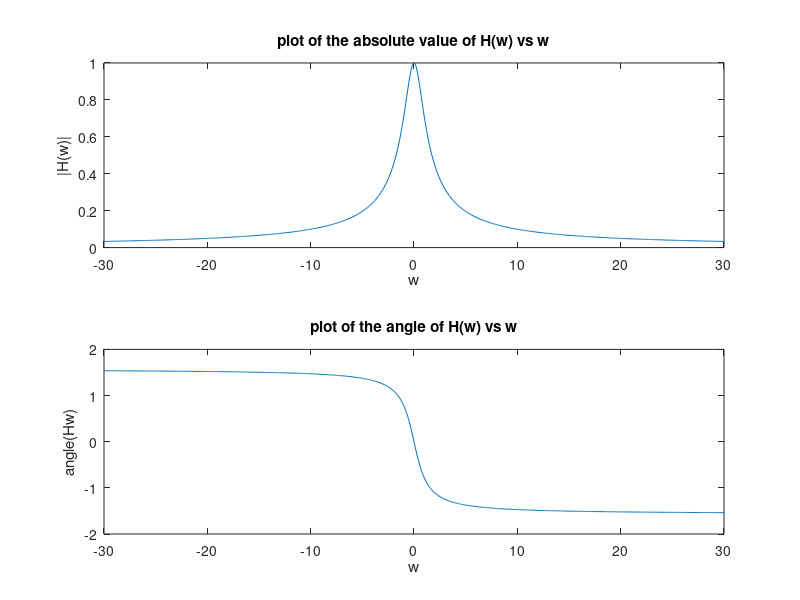
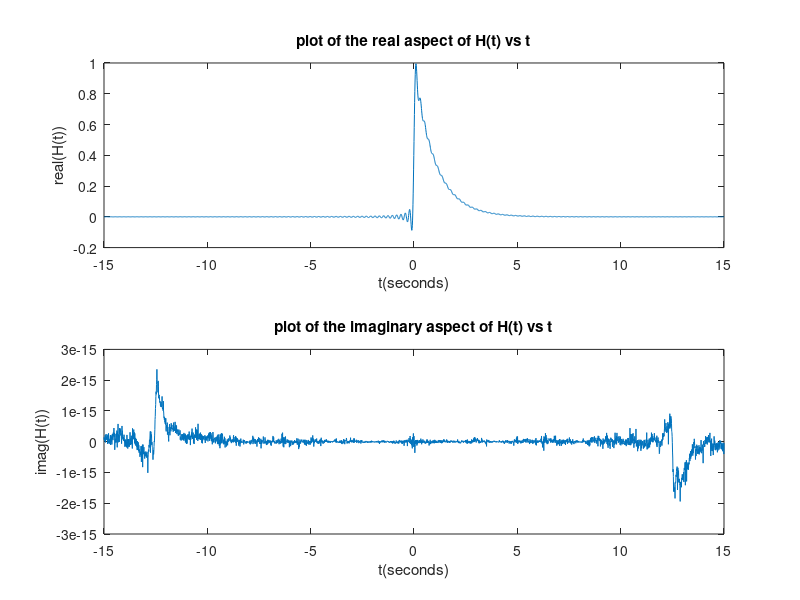
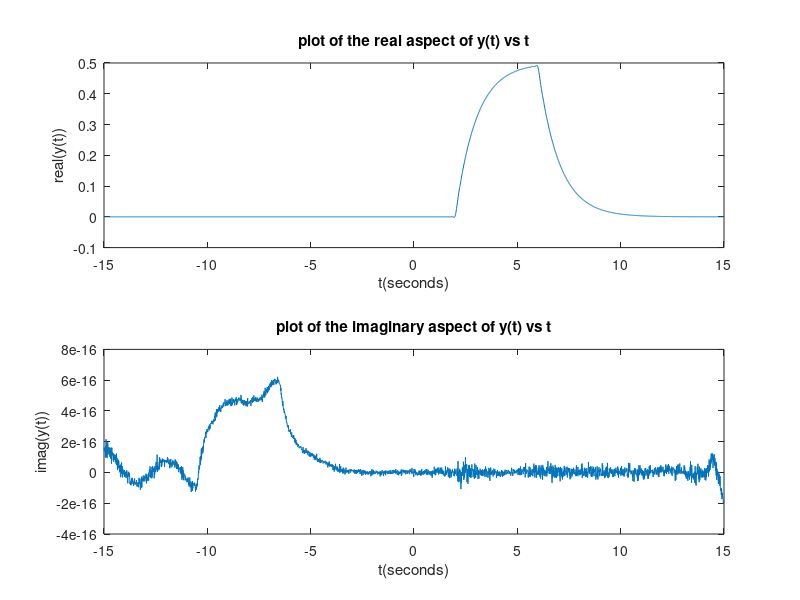

MATLAB code for these plots, in order:
%final exam problem 2

close
clear all

% part a: (10 points) Plot|H(w)|and∠H(w) over the interval
%        w=−30 : 0.1 : 30 on a 2x1 subplot.
w = -30:0.1:30;
t = -15:0.01:15;
Hw = (1 - (j .* w)) ./ (1 + (w .^ 2)); % simply plugging in formula for h(w)
%plotting the absolute and phase values of h(w)
figure(1)
subplot(2,1,1);
plot(w, abs(Hw))
title('plot of the absolute value of H(w) vs w')
xlabel('w')
ylabel('|H(w)|')
subplot(2,1,2);
plot(w, angle(Hw))
title('plot of the angle of H(w) vs w')
xlabel('w')
ylabel('angle(Hw)')
% part b: (20 points) Compute  the  time  domain  impulse  response,h(t),  
%         of  the  system  using  theinverse Foruier transform given by
i = 0;
for st = -15:0.01:15; % This is the summation for h(t)(inverse fourier)
    i = i + 1;
    Ht(i) = (1 / (2 * pi)) .* trapz(w, Hw .* exp(j .* w .* st));
end
%plotting the real and imaginary aspects of h(t)
figure(2)
subplot(2,1,1);
plot(t, real(Ht))
title('plot of the real aspect of H(t) vs t')
xlabel('t(seconds)')
ylabel('real(H(t))')
subplot(2,1,2);
plot(t, imag(Ht))
title('plot of the imaginary aspect of H(t) vs t')
xlabel('t(seconds)')
ylabel('imag(H(t))')
% part c:(20 points) The response of the system to the inputx(t) can be 
%expressed in the frequency domainasY(w) =H(w)X(w).  Compute the time 
%domain response, y(t), of the system using theinverse Foruier transform 
%given by...
Xw = 2 * sinc((2 .* w) ./ pi) .* exp(-4 * j .* w); % function for X(w)
Yw = Xw .* Hw;                                  % function for y(w)
ii = 0;
for sect = -15:0.01:15; %The summation for the inverse fourier of y(w)
    ii = ii + 1;
    yt(ii) = (1 / (2 * pi)) .* trapz(w, Yw .* exp(j .* w .* sect));
end
%plotting the real and imaginary aspects of y(t)
figure(3)
subplot(2,1,1);
plot(t, real(yt))
title('plot of the real aspect of y(t) vs t')
xlabel('t(seconds)')
ylabel('real(y(t))')
subplot(2,1,2);
plot(t, imag(yt))
title('plot of the imaginary aspect of y(t) vs t')
xlabel('t(seconds)')
ylabel('imag(y(t))')
